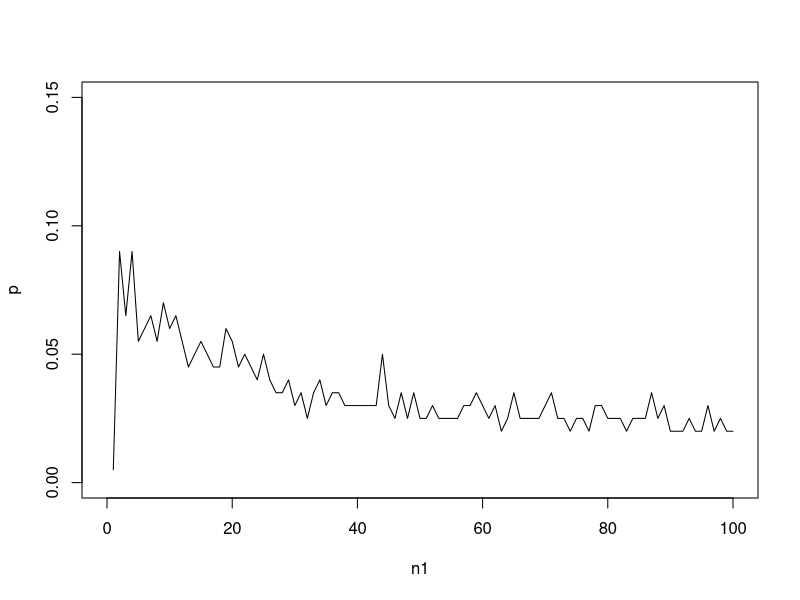

Write the R code that produced this figure.
library(igraph)
n1 <- c()
p <- c()

for(i in 1 : 100 )
{
  G1 = make_empty_graph(i)
  for(j in 1:200)
  {
    prob = j/200
    for(k in 1:(i-1))
    {                       
      for(l in (k+1):i)
      {
        r = runif(1)
        if(r <= prob)
        {
          G1 = G1 + edge(k,l)
        }
      }
    }
    if(is.connected(G1))
    {
      n1 <- c(n1,i)
      p <- c(p,prob)
      break
    }
  }
}
plot(n1, p , xlim =c(0,100) ,ylim=c(0,0.15),type="l")








